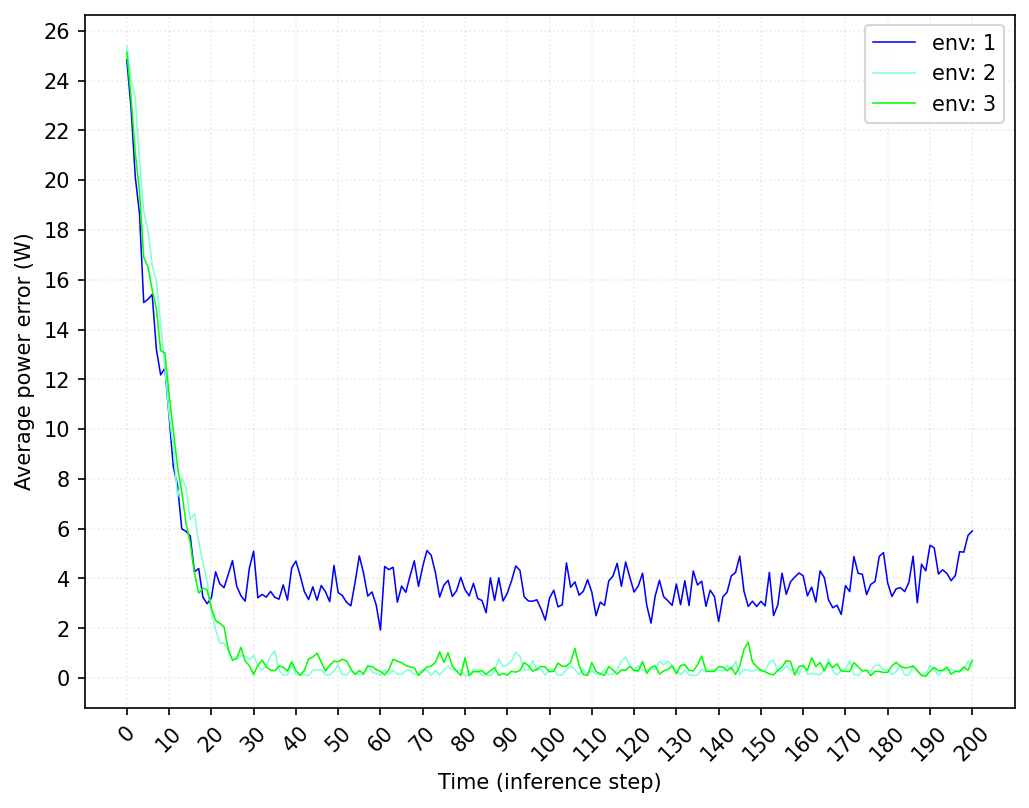

The Python source for this figure:
import numpy as np
import matplotlib.pyplot as plt

"""
Posiciones:
0 -> Step
1 -> state
2 (3) -> interval [no usar]
4 -> reward
5 -> acc_reward
6 -> freqpos
7 -> frequency
8 -> power
"""

def get_file_data(csv, pos):
    csvf = open(csv, 'r')
    csvflines = csvf.readlines()
    csvf.close()
    
    data = []    
    for line in csvflines[1:]:
        values =  line.strip('\n[]').split(',')
        data.append(float(values[pos]))

        # frecuencia en MHz:
        if pos == 7:
            data[-1] = data[-1] / 1000
        
    return data


####################
### COMP AGENTES ###
####################

"""
Entornos: 1, 2, 3
Época: 5
Tests: 2 (cap:40.0)

Dato: potencia
Variable: entorno
Potencia objetivo: 40.0 W
"""

pos = 8 # power
X = range(0, 201)

# Parámetros de los datos.
envs = [1, 2, 3]
paths = [ f'./FinalEnv0{e}/' for e in envs ]
chkpt = 5

test_num = 2
tests = [ p + f'test-0{test_num}' for p in paths ]

target = 40.0
#################
# Etiquetas de cada plot.
label_tag = 'env'
labels = [ f'{label_tag}: {e}' for e in envs ]

# Color de cada plot.
clrs  = ['blue', 'aquamarine', 'lime']

# Ticks de los ejes.
maxY = 27
stepY = 2
Xticks = np.arange(0, 201, 10)
Yticks = np.arange(0, maxY, stepY)

# Figura
fig = plt.figure(figsize=(8,6), dpi=150)
ax = fig.add_subplot(111)

# Por cada agente.
for test, clr, label in zip(tests, clrs, labels):
    # Por cada test (freq inicial)
    bundle = []
    for it in range(15):
        data = get_file_data(
            test + f'/checkpoint-{chkpt}/iter-{it}.csv',
            pos
            )

        bundle.append( [ abs(x - target) for x in data ] )
    
    # Media de los tests.
    bundle = np.array(bundle)
    graph = bundle.mean(axis = 0)

    ax.plot(
        X, graph,
        color = clr,
        label = label,
        linestyle = '-',
        linewidth = 0.75,
        marker = '',
        alpha = 1.0
    )

# Línea horizontal con el dato objetivo.
""" ax.axhline(
    y = 0,
    xmin = 10 / 220,
    xmax = 1 - (10 / 220),
    color = targetclr,
    linestyle = '-',
    linewidth = 1.0
) """


# Eje X
ax.set_xlabel('Time (inference step)')
ax.set_xticks(Xticks)
ax.set_xticklabels(Xticks, rotation = 45)

# Eje Y
ax.set_ylabel('Average power error (W)')
ax.set_yticks(Yticks)

# Grid de la gráfica
ax.grid(
    alpha = 0.25,
    linestyle = ':'
)

# Leyenda
ax.legend()

# Ruta de guardado
plt.savefig('6-10.png', bbox_inches='tight')